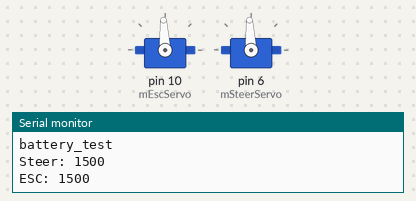
Simulated run of this sketch. Board: Arduino Uno, built with avr-gcc and run on an emulated ATmega328P. Shown: 2 × servo, the last lines printed to the serial monitor.

Above: at 0.1 s.
At 5.1 s:
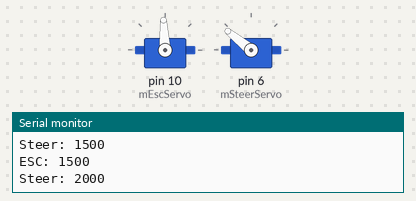
At 6.1 s:
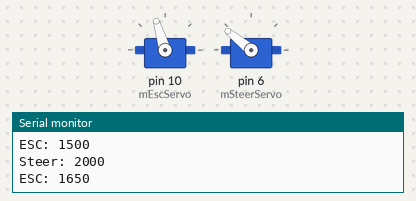
Timing chart, 0 to 7.6 s (numbered marks = the images above):
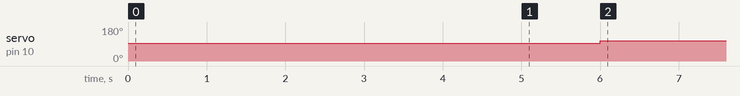

The sketch:

battery_test.ino
```cpp
// (licence header left out)
/** ===== FILE & SKETCH DESCRIPTION ===========================================
  * @file     battery_test.ino
  * @version  v1.0 2017/01/19
  * @about    This is an Arduino sketch designed to test the battery drainage
  *           of FPT Driverless Car.
  *
  *           Setup:
  *             Override the control of steering servo by connecting:
  *               - The control pin to Arduino pin 6
  *               - The ground pin to Arduino GND
  *
  *           Behavior:
  *             Turn on/Reset Arduino. The steering wheels should return to
  *             the neutral position.
  *
  *             After 5s, the steering wheel should move to their rightmost
  *             position. The car will start running non-stop after 1650s.
  *
  *             Start a stopwatch, grab a drink and wait until the car runs out
  *             of battery.
  *
  */

#include <Servo.h>


static Servo mEscServo;
static Servo mSteerServo;

void setup() {
  Serial.begin(115200);
  Serial.println("battery_test");

  mEscServo.attach(10);
  mSteerServo.attach(6);

  // Steering wheels to neutral position
  Serial.println("Steer: 1500");
  mSteerServo.writeMicroseconds(1500);

  // ESC control signal to neutral state
  Serial.println("ESC: 1500");
  mEscServo.writeMicroseconds(1500);

  delay(5000);

  // Steer to rightmost position
  Serial.println("Steer: 2000");
  mSteerServo.writeMicroseconds(2000);

  delay(1000);

  // Start running
  Serial.println("ESC: 1650");
  mEscServo.writeMicroseconds(1650);

}

void loop() {
  // Empty
}
```

Measured:
- by itself, servo on pin 10 (mEscServo): 93° → 107° at 6.0 s
